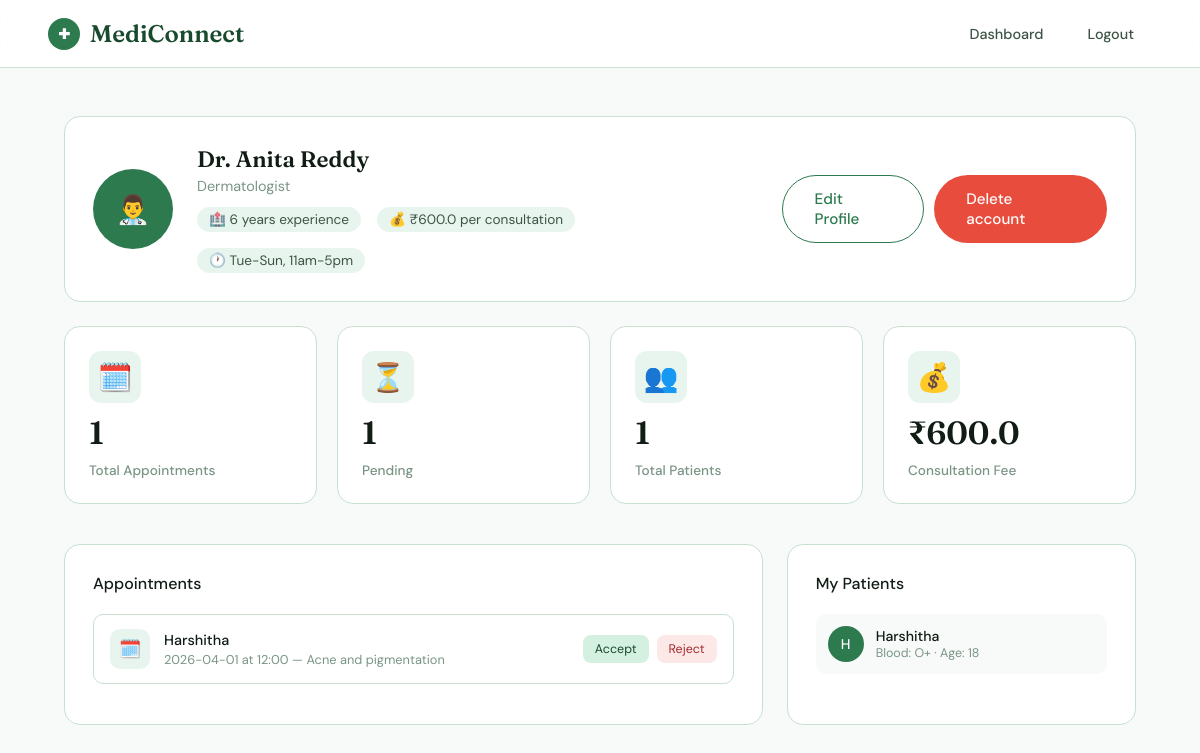
Page /doctor/dashboard (signed in) on the committed database.
### mediconnect/app.py (models this page shows)
class Doctor(db.Model):
    id = db.Column(db.Integer, primary_key=True)
    name = db.Column(db.String(100), nullable=False)
    email = db.Column(db.String(120), unique=True, nullable=False)
    password = db.Column(db.String(200), nullable=False)
    specialization = db.Column(db.String(100), nullable=False)
    experience = db.Column(db.Integer)
    fee = db.Column(db.Float, default=0.0)
    availability = db.Column(db.String(200), default="Mon-Fri, 9am-5pm")
    about = db.Column(db.Text)
    created_at = db.Column(db.DateTime, default=datetime.utcnow)
    reviews = db.relationship('DoctorReview', backref='doctor', lazy=True)

class Appointment(db.Model):
    id = db.Column(db.Integer, primary_key=True)
    user_id = db.Column(db.Integer, db.ForeignKey("user.id"), nullable=False)
    doctor_id = db.Column(db.Integer, db.ForeignKey("doctor.id"), nullable=False)
    date = db.Column(db.String(50), nullable=False)
    time = db.Column(db.String(50), nullable=False)
    reason = db.Column(db.Text)
    status = db.Column(db.String(20), default="Pending")
    created_at = db.Column(db.DateTime, default=datetime.utcnow)
    user = db.relationship("User", backref="appointments")
    doctor = db.relationship("Doctor", backref="appointments")

class User(db.Model):
    id = db.Column(db.Integer, primary_key=True)
    name = db.Column(db.String(100), nullable=False)
    email = db.Column(db.String(120), unique=True, nullable=False)
    password = db.Column(db.String(200), nullable=False)
    age = db.Column(db.Integer)
    blood_group = db.Column(db.String(10))
    created_at = db.Column(db.DateTime, default=datetime.utcnow)

### mediconnect/app.py (the view)
@app.route("/doctor/dashboard")
def doctor_dashboard():
    if "doctor_id" not in session or session.get("role") != "doctor":
        flash("Please login as a doctor.", "error")
        return redirect(url_for("doctor_login"))
    doctor = Doctor.query.get(session["doctor_id"])
    appointments = (Appointment.query
                    .filter_by(doctor_id=session["doctor_id"])
                    .order_by(Appointment.created_at.desc())
                    .all())
    total_appointments = len(appointments)
    pending = sum(1 for a in appointments if a.status == "Pending")
    patients = (User.query
                .join(Appointment)
                .filter(Appointment.doctor_id == session["doctor_id"])
                .distinct()
                .all())
    hour = datetime.now().hour
    greeting = "Good morning" if hour < 12 else "Good afternoon" if hour < 17 else "Good evening"
    return render_template(
        "doctor_dashboard.html",
        doctor=doctor,
        appointments=appointments,
        total_appointments=total_appointments,
        pending=pending,
        patients=patients,
        greeting=greeting
    )

### mediconnect/templates/doctor_dashboard.html (shortened to what this page needs)
{% extends "base.html" %}
{% block content %}
<div class="dashboard">
  <div class="profile-card">
    <div class="profile-avatar">👨‍⚕️</div>
    <div class="profile-info">
      <h2>Dr. {{ doctor.name }}</h2>
      <p>{{ doctor.specialization }}</p>
      <div class="profile-meta">
        <span class="meta-item">🏥 {{ doctor.experience }} years experience</span>
        <span class="meta-item">💰 ₹{{ doctor.fee }} per consultation</span>
        <span class="meta-item">🕐 {{ doctor.availability }}</span>
      </div>
    </div>
    <div style="display:flex; gap:10px; margin-left:auto;">
      <a href="/doctor/update" class="btn btn-outline">Edit Profile</a>
      <a href="/doctor/account/delete" class="btn btn-danger" onclick="return confirm('Delete your doctor account? This will remove your profile and appointments permanently.')">Delete account</a>
    </div>
  </div>
  <div class="stats-row">
    <div class="stat-card">
      <div class="icon">🗓️</div>
      <div class="number">{{ total_appointments }}</div>
      <div class="label">Total Appointments</div>
    </div>
    <div class="stat-card">
      <div class="icon">⏳</div>
      <div class="number">{{ pending }}</div>
      <div class="label">Pending</div>
    </div>
    <div class="stat-card">
      <div class="icon">👥</div>
      <div class="number">{{ patients|length }}</div>
      <div class="label">Total Patients</div>
    </div>
    <div class="stat-card">
      <div class="icon">💰</div>
      <div class="number">₹{{ doctor.fee }}</div>
      <div class="label">Consultation Fee</div>
    </div>
  </div>
  <div class="dashboard-grid">
    <div class="section-card">
      <h3>Appointments</h3>
      {% if appointments %}
        {% for apt in appointments %}
          <div class="appointment-item">
            <div class="apt-icon">🗓️</div>
            <div class="apt-text">
              <h4>{{ apt.user.name }}</h4>
              <p>{{ apt.date }} at {{ apt.time }} — {{ apt.reason }}</p>
            </div>
            <div class="apt-actions">
              {% if apt.status == "Pending" %}
                <a href="/doctor/appointment/{{ apt.id }}/Accepted" class="btn-accept">Accept</a>
                <a href="/doctor/appointment/{{ apt.id }}/Rejected" class="btn-reject">Reject</a>
              {% else %}
                <span class="status-badge {{ apt.status|lower }}">{{ apt.status }}</span>
              {% endif %}
            </div>
          </div>
        {% endfor %}
      {% else %}
        <div class="empty-state">🗓️ No appointments yet</div>
      {% endif %}
    </div>
    <div class="section-card">
      <h3>My Patients</h3>
      {% if patients %}
        {% for patient in patients %}
          <div class="patient-item">
            <div class="patient-avatar">{{ patient.name[0] }}</div>
            <div class="patient-text">
              <h4>{{ patient.name }}</h4>
              <p>Blood: {{ patient.blood_group }} · Age: {{ patient.age }}</p>
            </div>
          </div>
        {% endfor %}
      {% else %}
        <div class="empty-state">👥 No patients yet</div>
      {% endif %}
    </div>
  </div>
</div>
{% endblock %}

### rows in the picture
Doctor: name "Anita Reddy", specialization "Dermatologist", experience "6", fee "600.0", availability "Tue-Sun, 11am-5pm"
Appointment: user.name "Harshitha", date "2026-04-01", time "12:00", reason "Acne and pigmentation"
User: name "H", name "Harshitha", blood_group "O+", age "18"

### other values in the picture
{{ total_appointments }} "1"
{{ pending }} "1"
{{ patients|length }} "1"
